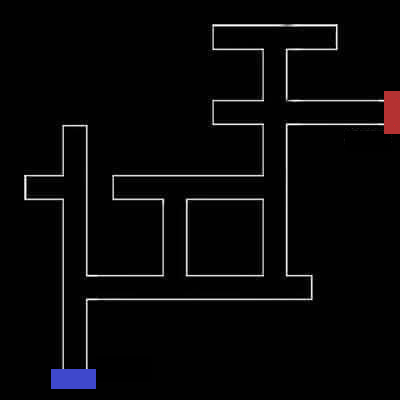
#> input picture maze_sample.png, 400 x 400 px
$ python Example.py
#> lines starting #> are read from the running program, lines starting #| are printed output that depends on the picture; after the words box and inside, x2 and y2 are one past the last pixel; in counts of white or black regions, pixels touching at a corner belong together
### floodfill.py
class Point(object):
    def __init__(self, x=0, y=0):
        self.x = x
        self.y = y

    def __add__(self, other):

        return Point(self.x + other.x, self.y + other.y)

    def __eq__(self, other):
        return self.x == other.x and self.y == other.y


def fill(image, coordinate, color):

    coord = Point(*coordinate)
    w, h = image.shape[:2]
    dir4 = [Point(0, -1), Point(-1, 0), Point(0, 1), Point(1, 0)]
    q = []
    q.append(coord)
    print("Starting....")
    while(len(q) > 0):
        p = q.pop(0)
        for d in dir4:
            next = p + d
            if (next.x >= 0 and next.x < w and next.y >= 0 and next.y < h):
                if (image[next.x][next.y][0] == 0 and
                        image[next.x][next.y][1] == 0
                        and image[next.x][next.y][2] == 0):
                    image[next.x][next.y] = color
                    q.append(next)
    print("Complete")


# [20 lines left out: function fill_multiple, not called in this run]

### Example.py
import cv2
import floodfill

img = cv2.imread("maze_sample.png")
#> img is the input picture: shape (400, 400, 3); mean B, G, R 8.1, 7.3, 7.9
gray = cv2.cvtColor(img, cv2.COLOR_BGR2GRAY)
_, thresh = cv2.threshold(gray, 70, 255, cv2.THRESH_BINARY)
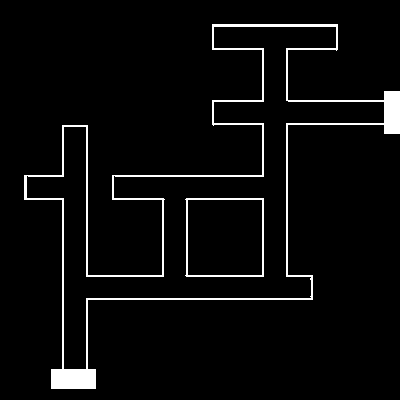
#> thresh: shape (400, 400); 4.1% white; 2 white regions, box (x1, y1, x2, y2) and area: (24, 24, 400, 389) 5951, (185, 198, 264, 277) 614
img = cv2.cvtColor(thresh, cv2.COLOR_GRAY2BGR)
test = [280, 70]
floodfill.fill(img, test, (255, 255, 255))
#> after the loop in fill, `while(len(q) > 0):`:
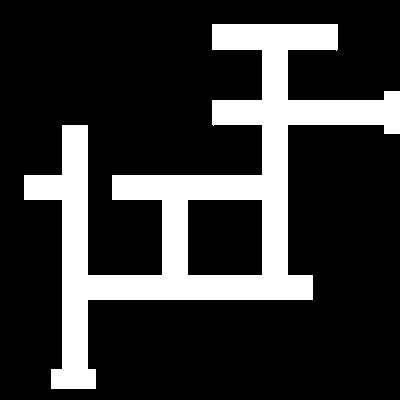
#> image: shape (400, 400, 3); 20.6% white; 1 white region, box (x1, y1, x2, y2) and area: (24, 24, 400, 389) 32985
cv2.imwrite("fill.png", img)
